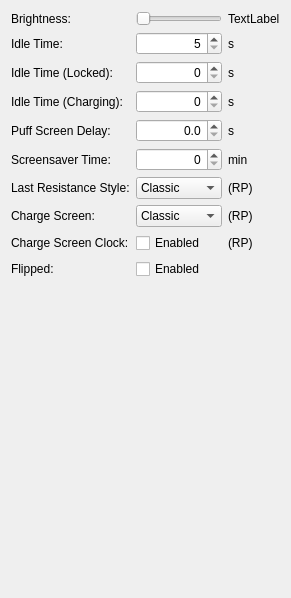
          <widget class="QWidget" name="tab_7">
           <attribute name="title">
            <string>Settings</string>
           </attribute>
           <layout class="QVBoxLayout" name="verticalLayout_5">
            <item>
             <layout class="QGridLayout" name="gridLayout_2">
              <item row="2" column="2">
               <widget class="QLabel" name="label_32">
                <property name="text">
                 <string>s</string>
                </property>
               </widget>
              </item>
              <item row="9" column="1">
               <widget class="QCheckBox" name="screenFlippedCheck">
                <property name="text">
                 <string>Enabled</string>
                </property>
               </widget>
              </item>
              <item row="5" column="0">
               <widget class="QLabel" name="label_26">
                <property name="text">
                 <string>Screensaver Time:</string>
                </property>
               </widget>
              </item>
              <item row="5" column="1">
               <widget class="QSpinBox" name="screenSaverTimeSpin">
                <property name="alignment">
                 <set>Qt::AlignRight|Qt::AlignTrailing|Qt::AlignVCenter</set>
                </property>
                <property name="maximum">
                 <number>30</number>
                </property>
               </widget>
              </item>
              <item row="2" column="0">
               <widget class="QLabel" name="label_23">
                <property name="text">
                 <string>Idle Time (Locked):</string>
                </property>
               </widget>
              </item>
              <item row="6" column="2">
               <widget class="QLabel" name="label_142">
                <property name="text">
                 <string>(RP)</string>
                </property>
               </widget>
              </item>
              <item row="6" column="0">
               <widget class="QLabel" name="label_141">
                <property name="text">
                 <string>Last Resistance Style:</string>
                </property>
               </widget>
              </item>
              <item row="7" column="0">
               <widget class="QLabel" name="label_143">
                <property name="text">
                 <string>Charge Screen:</string>
                </property>
               </widget>
              </item>
              <item row="9" column="0">
               <widget class="QLabel" name="label_30">
                <property name="text">
                 <string>Flipped:</string>
                </property>
               </widget>
              </item>
              <item row="0" column="0">
               <widget class="QLabel" name="screenBrightnessCaption">
                <property name="text">
                 <string>Brightness:</string>
                </property>
               </widget>
              </item>
              <item row="2" column="1">
               <widget class="QSpinBox" name="screenIdleLockedSpin">
                <property name="alignment">
                 <set>Qt::AlignRight|Qt::AlignTrailing|Qt::AlignVCenter</set>
                </property>
                <property name="maximum">
                 <number>60</number>
                </property>
               </widget>
              </item>
              <item row="4" column="2">
               <widget class="QLabel" name="label_34">
                <property name="text">
                 <string>s</string>
                </property>
               </widget>
              </item>
              <item row="1" column="1">
               <widget class="QSpinBox" name="screenIdleSpin">
                <property name="alignment">
                 <set>Qt::AlignRight|Qt::AlignTrailing|Qt::AlignVCenter</set>
                </property>
                <property name="minimum">
                 <number>5</number>
                </property>
                <property name="maximum">
                 <number>60</number>
                </property>
               </widget>
              </item>
              <item row="1" column="2">
               <widget class="QLabel" name="label_31">
                <property name="text">
                 <string>s</string>
                </property>
               </widget>
              </item>
              <item row="0" column="2">
               <widget class="QLabel" name="screenBrightnessLabel">
                <property name="text">
                 <string>TextLabel</string>
                </property>
               </widget>
              </item>
              <item row="0" column="1">
               <widget class="QSlider" name="screenBrightnessSlider">
                <property name="maximum">
                 <number>255</number>
                </property>
                <property name="orientation">
                 <enum>Qt::Horizontal</enum>
                </property>
               </widget>
              </item>
              <item row="3" column="1">
               <widget class="QSpinBox" name="screenIdleChargeSpin">
                <property name="alignment">
                 <set>Qt::AlignRight|Qt::AlignTrailing|Qt::AlignVCenter</set>
                </property>
                <property name="maximum">
                 <number>60</number>
                </property>
               </widget>
              </item>
              <item row="1" column="0">
               <widget class="QLabel" name="label_17">
                <property name="text">
                 <string>Idle Time:</string>
                </property>
               </widget>
              </item>
              <item row="5" column="2">
               <widget class="QLabel" name="label_35">
                <property name="text">
                 <string>min</string>
                </property>
               </widget>
              </item>
              <item row="6" column="1">
               <widget class="QComboBox" name="screenLastResStyleCommbo_2">
                <item>
                 <property name="text">
                  <string>Classic</string>
                 </property>
                </item>
                <item>
                 <property name="text">
                  <string>DNA Style</string>
                 </property>
                </item>
               </widget>
              </item>
              <item row="4" column="1">
               <widget class="QDoubleSpinBox" name="screenPuffDelay">
                <property name="alignment">
                 <set>Qt::AlignRight|Qt::AlignTrailing|Qt::AlignVCenter</set>
                </property>
                <property name="decimals">
                 <number>1</number>
                </property>
                <property name="maximum">
                 <double>5.000000000000000</double>
                </property>
               </widget>
              </item>
              <item row="3" column="2">
               <widget class="QLabel" name="label_33">
                <property name="text">
                 <string>s</string>
                </property>
               </widget>
              </item>
              <item row="3" column="0">
               <widget class="QLabel" name="label_24">
                <property name="text">
                 <string>Idle Time (Charging):</string>
                </property>
               </widget>
              </item>
              <item row="4" column="0">
               <widget class="QLabel" name="label_25">
                <property name="text">
                 <string>Puff Screen Delay:</string>
                </property>
               </widget>
              </item>
              <item row="8" column="0">
               <widget class="QLabel" name="label_144">
                <property name="text">
                 <string>Charge Screen Clock:</string>
                </property>
               </widget>
              </item>
              <item row="7" column="2">
               <widget class="QLabel" name="label_145">
                <property name="text">
                 <string>(RP)</string>
                </property>
               </widget>
              </item>
              <item row="8" column="2">
               <widget class="QLabel" name="label_146">
                <property name="text">
                 <string>(RP)</string>
                </property>
               </widget>
              </item>
              <item row="7" column="1">
               <widget class="QComboBox" name="screenChargeScreenCombo_3">
                <item>
                 <property name="text">
                  <string>Classic</string>
                 </property>
                </item>
                <item>
                 <property name="text">
                  <string>Extended</string>
                 </property>
                </item>
               </widget>
              </item>
              <item row="8" column="1">
               <widget class="QCheckBox" name="screenShowClockCheck_3">
                <property name="text">
                 <string>Enabled</string>
                </property>
               </widget>
              </item>
             </layout>
            </item>
            <item>
             <spacer name="verticalSpacer_2">
              <property name="orientation">
               <enum>Qt::Vertical</enum>
              </property>
              <property name="sizeHint" stdset="0">
               <size>
                <width>20</width>
                <height>308</height>
               </size>
              </property>
             </spacer>
            </item>
           </layout>
          </widget>
